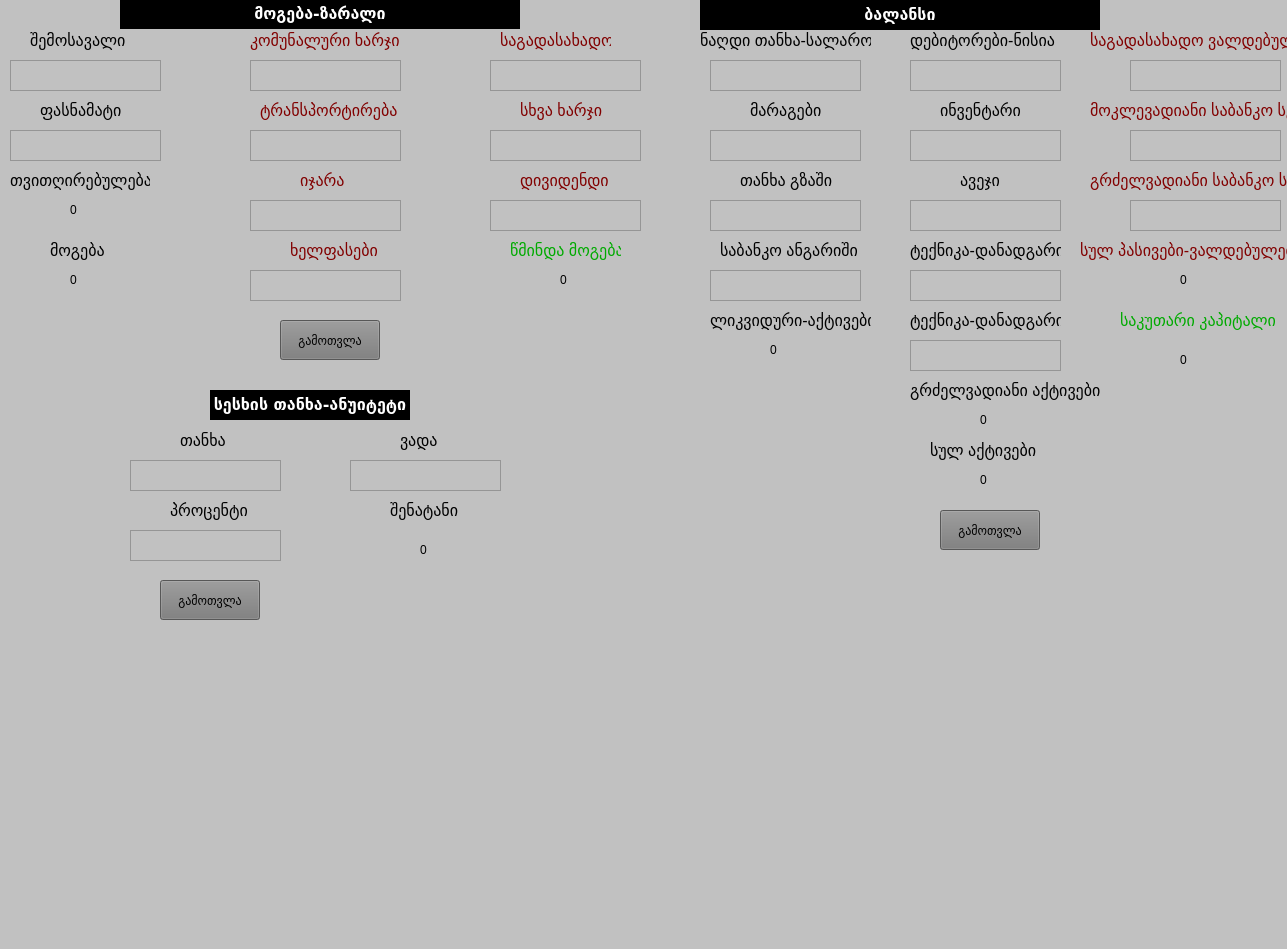
<?xml version="1.0" encoding="UTF-8"?>
<ui version="4.0">
 <class>main_title_3</class>
 <widget class="QMainWindow" name="main_title_3">
  <property name="geometry">
   <rect>
    <x>0</x>
    <y>0</y>
    <width>1287</width>
    <height>949</height>
   </rect>
  </property>
  <property name="styleSheet">
   <string notr="true">background-color: rgb(193, 193, 193);
color: rgb(255, 255, 255);</string>
  </property>
  <widget class="QWidget" name="centralwidget">
   <widget class="QLabel" name="shemosavali_title">
    <property name="geometry">
     <rect>
      <x>30</x>
      <y>30</y>
      <width>101</width>
      <height>21</height>
     </rect>
    </property>
    <property name="font">
     <font>
      <pointsize>12</pointsize>
      <weight>50</weight>
      <bold>false</bold>
     </font>
    </property>
    <property name="styleSheet">
     <string notr="true">color: rgb(0, 0, 0);
font: 8pt &quot;AcadMtavr&quot;;
font: 12pt &quot;MS Shell Dlg 2&quot;;</string>
    </property>
    <property name="text">
     <string>შემოსავალი</string>
    </property>
   </widget>
   <widget class="QTextEdit" name="shemosavali">
    <property name="geometry">
     <rect>
      <x>10</x>
      <y>60</y>
      <width>151</width>
      <height>31</height>
     </rect>
    </property>
    <property name="styleSheet">
     <string notr="true">color: rgb(0, 0, 0);</string>
    </property>
   </widget>
   <widget class="QLabel" name="main_title">
    <property name="geometry">
     <rect>
      <x>120</x>
      <y>-1</y>
      <width>400</width>
      <height>30</height>
     </rect>
    </property>
    <property name="font">
     <font>
      <family>AcadMtavr</family>
      <pointsize>16</pointsize>
      <weight>50</weight>
      <bold>false</bold>
     </font>
    </property>
    <property name="styleSheet">
     <string notr="true">background-color: rgb(0, 58, 0);
background-color: rgb(0, 0, 0);
color: rgb(255, 255, 255);</string>
    </property>
    <property name="text">
     <string>&lt;html&gt;&lt;head/&gt;&lt;body&gt;&lt;p&gt;&lt;span style=&quot; font-size:12pt; font-weight:600;&quot;&gt;მოგება-ზარალი&lt;/span&gt;&lt;/p&gt;&lt;/body&gt;&lt;/html&gt;</string>
    </property>
    <property name="alignment">
     <set>Qt::AlignCenter</set>
    </property>
    <property name="margin">
     <number>5</number>
    </property>
   </widget>
   <widget class="QLabel" name="fasnamati_title">
    <property name="geometry">
     <rect>
      <x>40</x>
      <y>100</y>
      <width>81</width>
      <height>21</height>
     </rect>
    </property>
    <property name="font">
     <font>
      <pointsize>12</pointsize>
      <weight>50</weight>
      <bold>false</bold>
     </font>
    </property>
    <property name="styleSheet">
     <string notr="true">color: rgb(0, 0, 0);
font: 8pt &quot;AcadMtavr&quot;;
font: 12pt &quot;MS Shell Dlg 2&quot;;</string>
    </property>
    <property name="text">
     <string>ფასნამატი</string>
    </property>
   </widget>
   <widget class="QTextEdit" name="fasnamati">
    <property name="geometry">
     <rect>
      <x>10</x>
      <y>130</y>
      <width>151</width>
      <height>31</height>
     </rect>
    </property>
    <property name="styleSheet">
     <string notr="true">color: rgb(0, 0, 0);</string>
    </property>
   </widget>
   <widget class="QLabel" name="tvitgirebuleba_title">
    <property name="geometry">
     <rect>
      <x>10</x>
      <y>170</y>
      <width>140</width>
      <height>21</height>
     </rect>
    </property>
    <property name="font">
     <font>
      <pointsize>12</pointsize>
      <weight>50</weight>
      <bold>false</bold>
     </font>
    </property>
    <property name="styleSheet">
     <string notr="true">color: rgb(0, 0, 0);
font: 8pt &quot;AcadMtavr&quot;;
font: 12pt &quot;MS Shell Dlg 2&quot;;</string>
    </property>
    <property name="text">
     <string>თვითღირებულება</string>
    </property>
   </widget>
   <widget class="QLabel" name="mogeba_title">
    <property name="geometry">
     <rect>
      <x>50</x>
      <y>240</y>
      <width>61</width>
      <height>21</height>
     </rect>
    </property>
    <property name="font">
     <font>
      <family>MS Shell Dlg 2</family>
      <pointsize>12</pointsize>
      <weight>50</weight>
      <italic>false</italic>
      <bold>false</bold>
     </font>
    </property>
    <property name="styleSheet">
     <string notr="true">color: rgb(0, 0, 0);
font: 75 8pt &quot;MS Shell Dlg 2&quot;;
font: 8pt &quot;AcadMtavr&quot;;
font: 12pt &quot;MS Shell Dlg 2&quot;;</string>
    </property>
    <property name="text">
     <string>მოგება</string>
    </property>
   </widget>
   <widget class="QLabel" name="komunaluri_title">
    <property name="geometry">
     <rect>
      <x>250</x>
      <y>30</y>
      <width>151</width>
      <height>21</height>
     </rect>
    </property>
    <property name="font">
     <font>
      <pointsize>12</pointsize>
      <weight>50</weight>
      <bold>false</bold>
     </font>
    </property>
    <property name="styleSheet">
     <string notr="true">color: rgb(255, 255, 255);
color: rgb(129, 0, 0);
font: 8pt &quot;AcadMtavr&quot;;
font: 12pt &quot;MS Shell Dlg 2&quot;;</string>
    </property>
    <property name="text">
     <string>კომუნალური ხარჯი</string>
    </property>
   </widget>
   <widget class="QTextEdit" name="komunaluri">
    <property name="geometry">
     <rect>
      <x>250</x>
      <y>60</y>
      <width>151</width>
      <height>31</height>
     </rect>
    </property>
    <property name="styleSheet">
     <string notr="true">color: rgb(0, 0, 0);</string>
    </property>
   </widget>
   <widget class="QLabel" name="transport_title">
    <property name="geometry">
     <rect>
      <x>260</x>
      <y>100</y>
      <width>141</width>
      <height>21</height>
     </rect>
    </property>
    <property name="font">
     <font>
      <pointsize>12</pointsize>
      <weight>50</weight>
      <bold>false</bold>
     </font>
    </property>
    <property name="styleSheet">
     <string notr="true">color: rgb(255, 255, 255);
color: rgb(129, 0, 0);
font: 8pt &quot;AcadMtavr&quot;;
font: 12pt &quot;MS Shell Dlg 2&quot;;</string>
    </property>
    <property name="text">
     <string>ტრანსპორტირება</string>
    </property>
   </widget>
   <widget class="QTextEdit" name="transport">
    <property name="geometry">
     <rect>
      <x>250</x>
      <y>130</y>
      <width>151</width>
      <height>31</height>
     </rect>
    </property>
    <property name="styleSheet">
     <string notr="true">color: rgb(0, 0, 0);</string>
    </property>
   </widget>
   <widget class="QLabel" name="ijara_title">
    <property name="geometry">
     <rect>
      <x>300</x>
      <y>170</y>
      <width>51</width>
      <height>21</height>
     </rect>
    </property>
    <property name="font">
     <font>
      <pointsize>12</pointsize>
      <weight>50</weight>
      <bold>false</bold>
     </font>
    </property>
    <property name="styleSheet">
     <string notr="true">color: rgb(255, 255, 255);
color: rgb(129, 0, 0);
font: 8pt &quot;AcadMtavr&quot;;
font: 12pt &quot;MS Shell Dlg 2&quot;;</string>
    </property>
    <property name="text">
     <string>იჯარა</string>
    </property>
   </widget>
   <widget class="QTextEdit" name="ijara">
    <property name="geometry">
     <rect>
      <x>250</x>
      <y>200</y>
      <width>151</width>
      <height>31</height>
     </rect>
    </property>
    <property name="styleSheet">
     <string notr="true">color: rgb(0, 0, 0);</string>
    </property>
   </widget>
   <widget class="QLabel" name="xelfasi_title">
    <property name="geometry">
     <rect>
      <x>290</x>
      <y>240</y>
      <width>91</width>
      <height>21</height>
     </rect>
    </property>
    <property name="font">
     <font>
      <pointsize>12</pointsize>
      <weight>50</weight>
      <bold>false</bold>
     </font>
    </property>
    <property name="styleSheet">
     <string notr="true">color: rgb(255, 255, 255);
color: rgb(129, 0, 0);
font: 8pt &quot;AcadMtavr&quot;;
font: 12pt &quot;MS Shell Dlg 2&quot;;</string>
    </property>
    <property name="text">
     <string>ხელფასები</string>
    </property>
   </widget>
   <widget class="QTextEdit" name="xelfasi">
    <property name="geometry">
     <rect>
      <x>250</x>
      <y>270</y>
      <width>151</width>
      <height>31</height>
     </rect>
    </property>
    <property name="styleSheet">
     <string notr="true">color: rgb(0, 0, 0);</string>
    </property>
   </widget>
   <widget class="QLabel" name="sagadasaxado_title">
    <property name="geometry">
     <rect>
      <x>500</x>
      <y>30</y>
      <width>111</width>
      <height>21</height>
     </rect>
    </property>
    <property name="font">
     <font>
      <pointsize>12</pointsize>
      <weight>50</weight>
      <bold>false</bold>
     </font>
    </property>
    <property name="styleSheet">
     <string notr="true">color: rgb(255, 255, 255);
color: rgb(129, 0, 0);
font: 8pt &quot;AcadMtavr&quot;;
font: 12pt &quot;MS Shell Dlg 2&quot;;</string>
    </property>
    <property name="text">
     <string>საგადასახადო</string>
    </property>
   </widget>
   <widget class="QTextEdit" name="sagadasaxado">
    <property name="geometry">
     <rect>
      <x>490</x>
      <y>60</y>
      <width>151</width>
      <height>31</height>
     </rect>
    </property>
    <property name="styleSheet">
     <string notr="true">color: rgb(0, 0, 0);</string>
    </property>
   </widget>
   <widget class="QLabel" name="sxvaxarji_title">
    <property name="geometry">
     <rect>
      <x>520</x>
      <y>100</y>
      <width>91</width>
      <height>21</height>
     </rect>
    </property>
    <property name="font">
     <font>
      <pointsize>12</pointsize>
      <weight>50</weight>
      <bold>false</bold>
     </font>
    </property>
    <property name="styleSheet">
     <string notr="true">color: rgb(255, 255, 255);
color: rgb(129, 0, 0);
font: 8pt &quot;AcadMtavr&quot;;
font: 12pt &quot;MS Shell Dlg 2&quot;;</string>
    </property>
    <property name="text">
     <string>სხვა ხარჯი</string>
    </property>
   </widget>
   <widget class="QTextEdit" name="sxvaxarji">
    <property name="geometry">
     <rect>
      <x>490</x>
      <y>130</y>
      <width>151</width>
      <height>31</height>
     </rect>
    </property>
    <property name="styleSheet">
     <string notr="true">color: rgb(0, 0, 0);</string>
    </property>
   </widget>
   <widget class="QLabel" name="dividend_title">
    <property name="geometry">
     <rect>
      <x>520</x>
      <y>170</y>
      <width>91</width>
      <height>21</height>
     </rect>
    </property>
    <property name="font">
     <font>
      <pointsize>12</pointsize>
      <weight>50</weight>
      <bold>false</bold>
     </font>
    </property>
    <property name="styleSheet">
     <string notr="true">color: rgb(255, 255, 255);
color: rgb(129, 0, 0);
font: 8pt &quot;AcadMtavr&quot;;
font: 12pt &quot;MS Shell Dlg 2&quot;;</string>
    </property>
    <property name="text">
     <string>დივიდენდი</string>
    </property>
   </widget>
   <widget class="QTextEdit" name="dividend">
    <property name="geometry">
     <rect>
      <x>490</x>
      <y>200</y>
      <width>151</width>
      <height>31</height>
     </rect>
    </property>
    <property name="styleSheet">
     <string notr="true">color: rgb(0, 0, 0);</string>
    </property>
   </widget>
   <widget class="QLabel" name="wmindamogeba_title">
    <property name="geometry">
     <rect>
      <x>510</x>
      <y>240</y>
      <width>111</width>
      <height>21</height>
     </rect>
    </property>
    <property name="font">
     <font>
      <pointsize>12</pointsize>
      <weight>50</weight>
      <bold>false</bold>
     </font>
    </property>
    <property name="styleSheet">
     <string notr="true">color: rgb(0, 170, 0);
font: 8pt &quot;AcadMtavr&quot;;
font: 12pt &quot;MS Shell Dlg 2&quot;;</string>
    </property>
    <property name="text">
     <string>წმინდა მოგება</string>
    </property>
   </widget>
   <widget class="QPushButton" name="btn_title">
    <property name="geometry">
     <rect>
      <x>280</x>
      <y>320</y>
      <width>100</width>
      <height>40</height>
     </rect>
    </property>
    <property name="styleSheet">
     <string notr="true">font: 12pt &quot;AcadMtavr&quot;;
color: rgb(0, 0, 0);
background-color: rgb(122, 122, 122);</string>
    </property>
    <property name="text">
     <string>გამოთვლა</string>
    </property>
   </widget>
   <widget class="QLabel" name="mogeba_label">
    <property name="geometry">
     <rect>
      <x>70</x>
      <y>270</y>
      <width>61</width>
      <height>20</height>
     </rect>
    </property>
    <property name="styleSheet">
     <string notr="true">color: rgb(0, 0, 0);
font: 12pt &quot;MS Shell Dlg 2&quot;;</string>
    </property>
    <property name="text">
     <string>0</string>
    </property>
   </widget>
   <widget class="QLabel" name="wmindamogeba_label_2">
    <property name="geometry">
     <rect>
      <x>560</x>
      <y>270</y>
      <width>71</width>
      <height>20</height>
     </rect>
    </property>
    <property name="styleSheet">
     <string notr="true">color: rgb(0, 0, 0);
font: 12pt &quot;MS Shell Dlg 2&quot;;</string>
    </property>
    <property name="text">
     <string>0</string>
    </property>
   </widget>
   <widget class="QLabel" name="tvitgirebuleba_label">
    <property name="geometry">
     <rect>
      <x>70</x>
      <y>200</y>
      <width>61</width>
      <height>20</height>
     </rect>
    </property>
    <property name="styleSheet">
     <string notr="true">color: rgb(0, 0, 0);
font: 12pt &quot;MS Shell Dlg 2&quot;;</string>
    </property>
    <property name="text">
     <string>0</string>
    </property>
   </widget>
   <widget class="QLabel" name="main_title_2">
    <property name="geometry">
     <rect>
      <x>700</x>
      <y>0</y>
      <width>400</width>
      <height>30</height>
     </rect>
    </property>
    <property name="font">
     <font>
      <family>AcadMtavr</family>
      <pointsize>16</pointsize>
      <weight>50</weight>
      <bold>false</bold>
     </font>
    </property>
    <property name="styleSheet">
     <string notr="true">background-color: rgb(0, 58, 0);
background-color: rgb(0, 0, 0);
color: rgb(255, 255, 255);</string>
    </property>
    <property name="text">
     <string>&lt;html&gt;&lt;head/&gt;&lt;body&gt;&lt;p&gt;&lt;span style=&quot; font-size:12pt; font-weight:600;&quot;&gt;ბალანსი&lt;/span&gt;&lt;/p&gt;&lt;/body&gt;&lt;/html&gt;</string>
    </property>
    <property name="alignment">
     <set>Qt::AlignCenter</set>
    </property>
    <property name="margin">
     <number>5</number>
    </property>
   </widget>
   <widget class="QLabel" name="cashe_title">
    <property name="geometry">
     <rect>
      <x>700</x>
      <y>30</y>
      <width>171</width>
      <height>21</height>
     </rect>
    </property>
    <property name="font">
     <font>
      <pointsize>12</pointsize>
      <weight>50</weight>
      <bold>false</bold>
     </font>
    </property>
    <property name="styleSheet">
     <string notr="true">color: rgb(0, 0, 0);
font: 8pt &quot;AcadMtavr&quot;;
font: 12pt &quot;MS Shell Dlg 2&quot;;</string>
    </property>
    <property name="text">
     <string>ნაღდი თანხა-სალარო</string>
    </property>
   </widget>
   <widget class="QTextEdit" name="cashe">
    <property name="geometry">
     <rect>
      <x>710</x>
      <y>60</y>
      <width>151</width>
      <height>31</height>
     </rect>
    </property>
    <property name="styleSheet">
     <string notr="true">color: rgb(0, 0, 0);</string>
    </property>
   </widget>
   <widget class="QLabel" name="maragebi_title">
    <property name="geometry">
     <rect>
      <x>750</x>
      <y>100</y>
      <width>71</width>
      <height>21</height>
     </rect>
    </property>
    <property name="font">
     <font>
      <pointsize>12</pointsize>
      <weight>50</weight>
      <bold>false</bold>
     </font>
    </property>
    <property name="styleSheet">
     <string notr="true">color: rgb(0, 0, 0);
font: 8pt &quot;AcadMtavr&quot;;
font: 12pt &quot;MS Shell Dlg 2&quot;;</string>
    </property>
    <property name="text">
     <string>მარაგები</string>
    </property>
   </widget>
   <widget class="QTextEdit" name="maragebi">
    <property name="geometry">
     <rect>
      <x>710</x>
      <y>130</y>
      <width>151</width>
      <height>31</height>
     </rect>
    </property>
    <property name="styleSheet">
     <string notr="true">color: rgb(0, 0, 0);</string>
    </property>
   </widget>
   <widget class="QLabel" name="cashe_transit_title">
    <property name="geometry">
     <rect>
      <x>740</x>
      <y>170</y>
      <width>101</width>
      <height>21</height>
     </rect>
    </property>
    <property name="font">
     <font>
      <pointsize>12</pointsize>
      <weight>50</weight>
      <bold>false</bold>
     </font>
    </property>
    <property name="styleSheet">
     <string notr="true">color: rgb(0, 0, 0);
font: 8pt &quot;AcadMtavr&quot;;
font: 12pt &quot;MS Shell Dlg 2&quot;;</string>
    </property>
    <property name="text">
     <string>თანხა გზაში</string>
    </property>
   </widget>
   <widget class="QTextEdit" name="cashe_transit">
    <property name="geometry">
     <rect>
      <x>710</x>
      <y>200</y>
      <width>151</width>
      <height>31</height>
     </rect>
    </property>
    <property name="styleSheet">
     <string notr="true">color: rgb(0, 0, 0);</string>
    </property>
   </widget>
   <widget class="QLabel" name="bank_count_title">
    <property name="geometry">
     <rect>
      <x>720</x>
      <y>240</y>
      <width>141</width>
      <height>21</height>
     </rect>
    </property>
    <property name="font">
     <font>
      <pointsize>12</pointsize>
      <weight>50</weight>
      <bold>false</bold>
     </font>
    </property>
    <property name="styleSheet">
     <string notr="true">color: rgb(0, 0, 0);
font: 8pt &quot;AcadMtavr&quot;;
font: 12pt &quot;MS Shell Dlg 2&quot;;</string>
    </property>
    <property name="text">
     <string>საბანკო ანგარიში</string>
    </property>
   </widget>
   <widget class="QTextEdit" name="bank_count">
    <property name="geometry">
     <rect>
      <x>710</x>
      <y>270</y>
      <width>151</width>
      <height>31</height>
     </rect>
    </property>
    <property name="styleSheet">
     <string notr="true">color: rgb(0, 0, 0);</string>
    </property>
   </widget>
   <widget class="QLabel" name="lic_active_title">
    <property name="geometry">
     <rect>
      <x>710</x>
      <y>310</y>
      <width>161</width>
      <height>21</height>
     </rect>
    </property>
    <property name="font">
     <font>
      <pointsize>12</pointsize>
      <weight>50</weight>
      <bold>false</bold>
     </font>
    </property>
    <property name="styleSheet">
     <string notr="true">color: rgb(0, 0, 0);
font: 8pt &quot;AcadMtavr&quot;;
font: 12pt &quot;MS Shell Dlg 2&quot;;</string>
    </property>
    <property name="text">
     <string>ლიკვიდური-აქტივები</string>
    </property>
   </widget>
   <widget class="QLabel" name="lic_active_label">
    <property name="geometry">
     <rect>
      <x>770</x>
      <y>340</y>
      <width>81</width>
      <height>20</height>
     </rect>
    </property>
    <property name="styleSheet">
     <string notr="true">color: rgb(0, 0, 0);
font: 12pt &quot;MS Shell Dlg 2&quot;;</string>
    </property>
    <property name="text">
     <string>0</string>
    </property>
   </widget>
   <widget class="QLabel" name="debit_title">
    <property name="geometry">
     <rect>
      <x>910</x>
      <y>30</y>
      <width>151</width>
      <height>21</height>
     </rect>
    </property>
    <property name="font">
     <font>
      <pointsize>12</pointsize>
      <weight>50</weight>
      <bold>false</bold>
     </font>
    </property>
    <property name="styleSheet">
     <string notr="true">color: rgb(0, 0, 0);
font: 8pt &quot;AcadMtavr&quot;;
font: 12pt &quot;MS Shell Dlg 2&quot;;</string>
    </property>
    <property name="text">
     <string>დებიტორები-ნისია</string>
    </property>
   </widget>
   <widget class="QTextEdit" name="debit">
    <property name="geometry">
     <rect>
      <x>910</x>
      <y>60</y>
      <width>151</width>
      <height>31</height>
     </rect>
    </property>
    <property name="styleSheet">
     <string notr="true">color: rgb(0, 0, 0);</string>
    </property>
   </widget>
   <widget class="QLabel" name="inventors_title">
    <property name="geometry">
     <rect>
      <x>940</x>
      <y>100</y>
      <width>91</width>
      <height>21</height>
     </rect>
    </property>
    <property name="font">
     <font>
      <pointsize>12</pointsize>
      <weight>50</weight>
      <bold>false</bold>
     </font>
    </property>
    <property name="styleSheet">
     <string notr="true">color: rgb(0, 0, 0);
font: 8pt &quot;AcadMtavr&quot;;
font: 12pt &quot;MS Shell Dlg 2&quot;;</string>
    </property>
    <property name="text">
     <string>ინვენტარი</string>
    </property>
   </widget>
   <widget class="QTextEdit" name="inventors">
    <property name="geometry">
     <rect>
      <x>910</x>
      <y>130</y>
      <width>151</width>
      <height>31</height>
     </rect>
    </property>
    <property name="styleSheet">
     <string notr="true">color: rgb(0, 0, 0);</string>
    </property>
   </widget>
   <widget class="QLabel" name="furniture_title">
    <property name="geometry">
     <rect>
      <x>960</x>
      <y>170</y>
      <width>61</width>
      <height>21</height>
     </rect>
    </property>
    <property name="font">
     <font>
      <pointsize>12</pointsize>
      <weight>50</weight>
      <bold>false</bold>
     </font>
    </property>
    <property name="styleSheet">
     <string notr="true">color: rgb(0, 0, 0);
font: 8pt &quot;AcadMtavr&quot;;
font: 12pt &quot;MS Shell Dlg 2&quot;;</string>
    </property>
    <property name="text">
     <string>ავეჯი</string>
    </property>
   </widget>
   <widget class="QTextEdit" name="furniture">
    <property name="geometry">
     <rect>
      <x>910</x>
      <y>200</y>
      <width>151</width>
      <height>31</height>
     </rect>
    </property>
    <property name="styleSheet">
     <string notr="true">color: rgb(0, 0, 0);</string>
    </property>
   </widget>
   <widget class="QLabel" name="teqnic_title">
    <property name="geometry">
     <rect>
      <x>910</x>
      <y>240</y>
      <width>151</width>
      <height>21</height>
     </rect>
    </property>
    <property name="font">
     <font>
      <pointsize>12</pointsize>
      <weight>50</weight>
      <bold>false</bold>
     </font>
    </property>
    <property name="styleSheet">
     <string notr="true">color: rgb(0, 0, 0);
font: 8pt &quot;AcadMtavr&quot;;
font: 12pt &quot;MS Shell Dlg 2&quot;;</string>
    </property>
    <property name="text">
     <string>ტექნიკა-დანადგარი</string>
    </property>
   </widget>
   <widget class="QTextEdit" name="teqnic">
    <property name="geometry">
     <rect>
      <x>910</x>
      <y>270</y>
      <width>151</width>
      <height>31</height>
     </rect>
    </property>
    <property name="styleSheet">
     <string notr="true">color: rgb(0, 0, 0);</string>
    </property>
   </widget>
   <widget class="QLabel" name="ground_title">
    <property name="geometry">
     <rect>
      <x>910</x>
      <y>310</y>
      <width>151</width>
      <height>21</height>
     </rect>
    </property>
    <property name="font">
     <font>
      <pointsize>12</pointsize>
      <weight>50</weight>
      <bold>false</bold>
     </font>
    </property>
    <property name="styleSheet">
     <string notr="true">color: rgb(0, 0, 0);
font: 8pt &quot;AcadMtavr&quot;;
font: 12pt &quot;MS Shell Dlg 2&quot;;</string>
    </property>
    <property name="text">
     <string>ტექნიკა-დანადგარი</string>
    </property>
   </widget>
   <widget class="QTextEdit" name="ground">
    <property name="geometry">
     <rect>
      <x>910</x>
      <y>340</y>
      <width>151</width>
      <height>31</height>
     </rect>
    </property>
    <property name="styleSheet">
     <string notr="true">color: rgb(0, 0, 0);</string>
    </property>
   </widget>
   <widget class="QLabel" name="main_active_title">
    <property name="geometry">
     <rect>
      <x>910</x>
      <y>380</y>
      <width>191</width>
      <height>21</height>
     </rect>
    </property>
    <property name="font">
     <font>
      <pointsize>12</pointsize>
      <weight>50</weight>
      <bold>false</bold>
     </font>
    </property>
    <property name="styleSheet">
     <string notr="true">color: rgb(0, 0, 0);
font: 8pt &quot;AcadMtavr&quot;;
font: 12pt &quot;MS Shell Dlg 2&quot;;</string>
    </property>
    <property name="text">
     <string>გრძელვადიანი აქტივები</string>
    </property>
   </widget>
   <widget class="QLabel" name="main_active_label">
    <property name="geometry">
     <rect>
      <x>980</x>
      <y>410</y>
      <width>81</width>
      <height>20</height>
     </rect>
    </property>
    <property name="styleSheet">
     <string notr="true">color: rgb(0, 0, 0);
font: 12pt &quot;MS Shell Dlg 2&quot;;</string>
    </property>
    <property name="text">
     <string>0</string>
    </property>
   </widget>
   <widget class="QLabel" name="all_active_title">
    <property name="geometry">
     <rect>
      <x>930</x>
      <y>440</y>
      <width>111</width>
      <height>21</height>
     </rect>
    </property>
    <property name="font">
     <font>
      <pointsize>12</pointsize>
      <weight>50</weight>
      <bold>false</bold>
     </font>
    </property>
    <property name="styleSheet">
     <string notr="true">color: rgb(0, 0, 0);
font: 8pt &quot;AcadMtavr&quot;;
font: 12pt &quot;MS Shell Dlg 2&quot;;</string>
    </property>
    <property name="text">
     <string>სულ აქტივები</string>
    </property>
   </widget>
   <widget class="QLabel" name="all_active_label">
    <property name="geometry">
     <rect>
      <x>980</x>
      <y>470</y>
      <width>81</width>
      <height>20</height>
     </rect>
    </property>
    <property name="styleSheet">
     <string notr="true">color: rgb(0, 0, 0);
font: 12pt &quot;MS Shell Dlg 2&quot;;</string>
    </property>
    <property name="text">
     <string>0</string>
    </property>
   </widget>
   <widget class="QLabel" name="credit__country_title">
    <property name="geometry">
     <rect>
      <x>1090</x>
      <y>30</y>
      <width>231</width>
      <height>21</height>
     </rect>
    </property>
    <property name="font">
     <font>
      <pointsize>12</pointsize>
      <weight>50</weight>
      <bold>false</bold>
     </font>
    </property>
    <property name="styleSheet">
     <string notr="true">color: rgb(255, 255, 255);
color: rgb(129, 0, 0);
font: 8pt &quot;AcadMtavr&quot;;
font: 12pt &quot;MS Shell Dlg 2&quot;;</string>
    </property>
    <property name="text">
     <string>საგადასახადო ვალდებულება</string>
    </property>
   </widget>
   <widget class="QTextEdit" name="credit_country">
    <property name="geometry">
     <rect>
      <x>1130</x>
      <y>60</y>
      <width>151</width>
      <height>31</height>
     </rect>
    </property>
    <property name="styleSheet">
     <string notr="true">color: rgb(0, 0, 0);</string>
    </property>
   </widget>
   <widget class="QLabel" name="short_credit_title">
    <property name="geometry">
     <rect>
      <x>1090</x>
      <y>100</y>
      <width>231</width>
      <height>21</height>
     </rect>
    </property>
    <property name="font">
     <font>
      <pointsize>12</pointsize>
      <weight>50</weight>
      <bold>false</bold>
     </font>
    </property>
    <property name="styleSheet">
     <string notr="true">color: rgb(255, 255, 255);
color: rgb(129, 0, 0);
font: 8pt &quot;AcadMtavr&quot;;
font: 12pt &quot;MS Shell Dlg 2&quot;;</string>
    </property>
    <property name="text">
     <string>მოკლევადიანი საბანკო სესხი</string>
    </property>
   </widget>
   <widget class="QTextEdit" name="short_credit">
    <property name="geometry">
     <rect>
      <x>1130</x>
      <y>130</y>
      <width>151</width>
      <height>31</height>
     </rect>
    </property>
    <property name="styleSheet">
     <string notr="true">color: rgb(0, 0, 0);</string>
    </property>
   </widget>
   <widget class="QLabel" name="large_credit_title">
    <property name="geometry">
     <rect>
      <x>1090</x>
      <y>170</y>
      <width>231</width>
      <height>21</height>
     </rect>
    </property>
    <property name="font">
     <font>
      <pointsize>12</pointsize>
      <weight>50</weight>
      <bold>false</bold>
     </font>
    </property>
    <property name="styleSheet">
     <string notr="true">color: rgb(255, 255, 255);
color: rgb(129, 0, 0);
font: 8pt &quot;AcadMtavr&quot;;
font: 12pt &quot;MS Shell Dlg 2&quot;;</string>
    </property>
    <property name="text">
     <string>გრძელვადიანი საბანკო სესხი</string>
    </property>
   </widget>
   <widget class="QTextEdit" name="large_credit">
    <property name="geometry">
     <rect>
      <x>1130</x>
      <y>200</y>
      <width>151</width>
      <height>31</height>
     </rect>
    </property>
    <property name="styleSheet">
     <string notr="true">color: rgb(0, 0, 0);</string>
    </property>
   </widget>
   <widget class="QLabel" name="sum_pacciv_title">
    <property name="geometry">
     <rect>
      <x>1080</x>
      <y>240</y>
      <width>241</width>
      <height>21</height>
     </rect>
    </property>
    <property name="font">
     <font>
      <pointsize>12</pointsize>
      <weight>50</weight>
      <bold>false</bold>
     </font>
    </property>
    <property name="styleSheet">
     <string notr="true">color: rgb(255, 255, 255);
color: rgb(129, 0, 0);
font: 8pt &quot;AcadMtavr&quot;;
font: 12pt &quot;MS Shell Dlg 2&quot;;</string>
    </property>
    <property name="text">
     <string>სულ პასივები-ვალდებულებები</string>
    </property>
   </widget>
   <widget class="QLabel" name="sum_pacciv_label">
    <property name="geometry">
     <rect>
      <x>1180</x>
      <y>270</y>
      <width>81</width>
      <height>20</height>
     </rect>
    </property>
    <property name="styleSheet">
     <string notr="true">color: rgb(0, 0, 0);
font: 12pt &quot;MS Shell Dlg 2&quot;;</string>
    </property>
    <property name="text">
     <string>0</string>
    </property>
   </widget>
   <widget class="QLabel" name="capital_title">
    <property name="geometry">
     <rect>
      <x>1120</x>
      <y>310</y>
      <width>161</width>
      <height>21</height>
     </rect>
    </property>
    <property name="font">
     <font>
      <pointsize>12</pointsize>
      <weight>50</weight>
      <bold>false</bold>
     </font>
    </property>
    <property name="styleSheet">
     <string notr="true">color: rgb(0, 170, 0);
font: 8pt &quot;AcadMtavr&quot;;
font: 12pt &quot;MS Shell Dlg 2&quot;;</string>
    </property>
    <property name="text">
     <string>საკუთარი კაპიტალი</string>
    </property>
   </widget>
   <widget class="QLabel" name="capital_label">
    <property name="geometry">
     <rect>
      <x>1180</x>
      <y>350</y>
      <width>81</width>
      <height>20</height>
     </rect>
    </property>
    <property name="styleSheet">
     <string notr="true">color: rgb(0, 0, 0);
font: 12pt &quot;MS Shell Dlg 2&quot;;</string>
    </property>
    <property name="text">
     <string>0</string>
    </property>
   </widget>
   <widget class="QLabel" name="main_title_4">
    <property name="geometry">
     <rect>
      <x>210</x>
      <y>390</y>
      <width>200</width>
      <height>30</height>
     </rect>
    </property>
    <property name="font">
     <font>
      <family>AcadMtavr</family>
      <pointsize>16</pointsize>
      <weight>50</weight>
      <bold>false</bold>
     </font>
    </property>
    <property name="styleSheet">
     <string notr="true">background-color: rgb(0, 58, 0);
background-color: rgb(0, 0, 0);
color: rgb(255, 255, 255);</string>
    </property>
    <property name="text">
     <string>&lt;html&gt;&lt;head/&gt;&lt;body&gt;&lt;p&gt;&lt;span style=&quot; font-size:12pt; font-weight:600;&quot;&gt;სესხის თანხა-ანუიტეტი&lt;/span&gt;&lt;/p&gt;&lt;/body&gt;&lt;/html&gt;</string>
    </property>
    <property name="alignment">
     <set>Qt::AlignCenter</set>
    </property>
    <property name="margin">
     <number>5</number>
    </property>
   </widget>
   <widget class="QLabel" name="tanxa_title">
    <property name="geometry">
     <rect>
      <x>180</x>
      <y>430</y>
      <width>51</width>
      <height>21</height>
     </rect>
    </property>
    <property name="font">
     <font>
      <pointsize>12</pointsize>
      <weight>50</weight>
      <bold>false</bold>
     </font>
    </property>
    <property name="styleSheet">
     <string notr="true">color: rgb(0, 0, 0);
font: 8pt &quot;AcadMtavr&quot;;
font: 12pt &quot;MS Shell Dlg 2&quot;;</string>
    </property>
    <property name="text">
     <string>თანხა</string>
    </property>
   </widget>
   <widget class="QTextEdit" name="tanxa">
    <property name="geometry">
     <rect>
      <x>130</x>
      <y>460</y>
      <width>151</width>
      <height>31</height>
     </rect>
    </property>
    <property name="styleSheet">
     <string notr="true">color: rgb(0, 0, 0);</string>
    </property>
   </widget>
   <widget class="QLabel" name="vada_title">
    <property name="geometry">
     <rect>
      <x>400</x>
      <y>430</y>
      <width>51</width>
      <height>21</height>
     </rect>
    </property>
    <property name="font">
     <font>
      <pointsize>12</pointsize>
      <weight>50</weight>
      <bold>false</bold>
     </font>
    </property>
    <property name="styleSheet">
     <string notr="true">color: rgb(0, 0, 0);
font: 8pt &quot;AcadMtavr&quot;;
font: 12pt &quot;MS Shell Dlg 2&quot;;</string>
    </property>
    <property name="text">
     <string>ვადა</string>
    </property>
   </widget>
   <widget class="QTextEdit" name="vada">
    <property name="geometry">
     <rect>
      <x>350</x>
      <y>460</y>
      <width>151</width>
      <height>31</height>
     </rect>
    </property>
    <property name="styleSheet">
     <string notr="true">color: rgb(0, 0, 0);</string>
    </property>
   </widget>
   <widget class="QLabel" name="procenti_title">
    <property name="geometry">
     <rect>
      <x>170</x>
      <y>500</y>
      <width>81</width>
      <height>21</height>
     </rect>
    </property>
    <property name="font">
     <font>
      <pointsize>12</pointsize>
      <weight>50</weight>
      <bold>false</bold>
     </font>
    </property>
    <property name="styleSheet">
     <string notr="true">color: rgb(0, 0, 0);
font: 8pt &quot;AcadMtavr&quot;;
font: 12pt &quot;MS Shell Dlg 2&quot;;</string>
    </property>
    <property name="text">
     <string>პროცენტი</string>
    </property>
   </widget>
   <widget class="QTextEdit" name="procenti">
    <property name="geometry">
     <rect>
      <x>130</x>
      <y>530</y>
      <width>151</width>
      <height>31</height>
     </rect>
    </property>
    <property name="styleSheet">
     <string notr="true">color: rgb(0, 0, 0);</string>
    </property>
   </widget>
   <widget class="QLabel" name="shenatani_title">
    <property name="geometry">
     <rect>
      <x>390</x>
      <y>500</y>
      <width>81</width>
      <height>21</height>
     </rect>
    </property>
    <property name="font">
     <font>
      <pointsize>12</pointsize>
      <weight>50</weight>
      <bold>false</bold>
     </font>
    </property>
    <property name="styleSheet">
     <string notr="true">color: rgb(0, 0, 0);
font: 8pt &quot;AcadMtavr&quot;;
font: 12pt &quot;MS Shell Dlg 2&quot;;</string>
    </property>
    <property name="text">
     <string>შენატანი</string>
    </property>
   </widget>
   <widget class="QLabel" name="mogeba_label_2">
    <property name="geometry">
     <rect>
      <x>420</x>
      <y>540</y>
      <width>81</width>
      <height>20</height>
     </rect>
    </property>
    <property name="styleSheet">
     <string notr="true">color: rgb(0, 0, 0);
font: 12pt &quot;MS Shell Dlg 2&quot;;</string>
    </property>
    <property name="text">
     <string>0</string>
    </property>
   </widget>
   <widget class="QPushButton" name="btn_title_2">
    <property name="geometry">
     <rect>
      <x>160</x>
      <y>580</y>
      <width>100</width>
      <height>40</height>
     </rect>
    </property>
    <property name="styleSheet">
     <string notr="true">font: 12pt &quot;AcadMtavr&quot;;
color: rgb(0, 0, 0);
background-color: rgb(122, 122, 122);</string>
    </property>
    <property name="text">
     <string>გამოთვლა</string>
    </property>
   </widget>
   <widget class="QLabel" name="mogeba_label_3">
    <property name="geometry">
     <rect>
      <x>300</x>
      <y>580</y>
      <width>411</width>
      <height>31</height>
     </rect>
    </property>
    <property name="styleSheet">
     <string notr="true">color: rgb(0, 0, 0);
color: rgb(170, 0, 0);
font: 12pt &quot;MS Shell Dlg 2&quot;;</string>
    </property>
    <property name="text">
     <string/>
    </property>
   </widget>
   <widget class="QPushButton" name="btn_title_3">
    <property name="geometry">
     <rect>
      <x>940</x>
      <y>510</y>
      <width>100</width>
      <height>40</height>
     </rect>
    </property>
    <property name="styleSheet">
     <string notr="true">font: 12pt &quot;AcadMtavr&quot;;
color: rgb(0, 0, 0);
background-color: rgb(122, 122, 122);</string>
    </property>
    <property name="text">
     <string>გამოთვლა</string>
    </property>
   </widget>
   <widget class="QLabel" name="mogeba_label_4">
    <property name="geometry">
     <rect>
      <x>840</x>
      <y>580</y>
      <width>411</width>
      <height>31</height>
     </rect>
    </property>
    <property name="styleSheet">
     <string notr="true">color: rgb(0, 0, 0);
color: rgb(170, 0, 0);
font: 12pt &quot;MS Shell Dlg 2&quot;;</string>
    </property>
    <property name="text">
     <string/>
    </property>
   </widget>
   <zorder>shemosavali</zorder>
   <zorder>main_title</zorder>
   <zorder>fasnamati</zorder>
   <zorder>tvitgirebuleba_title</zorder>
   <zorder>mogeba_title</zorder>
   <zorder>komunaluri_title</zorder>
   <zorder>komunaluri</zorder>
   <zorder>transport_title</zorder>
   <zorder>transport</zorder>
   <zorder>ijara_title</zorder>
   <zorder>ijara</zorder>
   <zorder>xelfasi_title</zorder>
   <zorder>xelfasi</zorder>
   <zorder>sagadasaxado_title</zorder>
   <zorder>sagadasaxado</zorder>
   <zorder>sxvaxarji_title</zorder>
   <zorder>sxvaxarji</zorder>
   <zorder>dividend_title</zorder>
   <zorder>dividend</zorder>
   <zorder>wmindamogeba_title</zorder>
   <zorder>btn_title</zorder>
   <zorder>shemosavali_title</zorder>
   <zorder>fasnamati_title</zorder>
   <zorder>mogeba_label</zorder>
   <zorder>wmindamogeba_label_2</zorder>
   <zorder>tvitgirebuleba_label</zorder>
   <zorder>main_title_2</zorder>
   <zorder>cashe_title</zorder>
   <zorder>cashe</zorder>
   <zorder>maragebi_title</zorder>
   <zorder>maragebi</zorder>
   <zorder>cashe_transit_title</zorder>
   <zorder>cashe_transit</zorder>
   <zorder>bank_count_title</zorder>
   <zorder>bank_count</zorder>
   <zorder>lic_active_title</zorder>
   <zorder>lic_active_label</zorder>
   <zorder>debit_title</zorder>
   <zorder>debit</zorder>
   <zorder>inventors_title</zorder>
   <zorder>inventors</zorder>
   <zorder>furniture_title</zorder>
   <zorder>furniture</zorder>
   <zorder>teqnic_title</zorder>
   <zorder>teqnic</zorder>
   <zorder>ground_title</zorder>
   <zorder>ground</zorder>
   <zorder>main_active_title</zorder>
   <zorder>main_active_label</zorder>
   <zorder>all_active_title</zorder>
   <zorder>all_active_label</zorder>
   <zorder>credit__country_title</zorder>
   <zorder>credit_country</zorder>
   <zorder>short_credit_title</zorder>
   <zorder>short_credit</zorder>
   <zorder>large_credit_title</zorder>
   <zorder>large_credit</zorder>
   <zorder>sum_pacciv_title</zorder>
   <zorder>sum_pacciv_label</zorder>
   <zorder>capital_title</zorder>
   <zorder>capital_label</zorder>
   <zorder>main_title_4</zorder>
   <zorder>tanxa_title</zorder>
   <zorder>tanxa</zorder>
   <zorder>vada_title</zorder>
   <zorder>vada</zorder>
   <zorder>procenti_title</zorder>
   <zorder>procenti</zorder>
   <zorder>shenatani_title</zorder>
   <zorder>mogeba_label_2</zorder>
   <zorder>btn_title_2</zorder>
   <zorder>mogeba_label_3</zorder>
   <zorder>btn_title_3</zorder>
   <zorder>mogeba_label_4</zorder>
  </widget>
  <widget class="QStatusBar" name="statusbar"/>
 </widget>
 <resources/>
 <connections/>
</ui>
